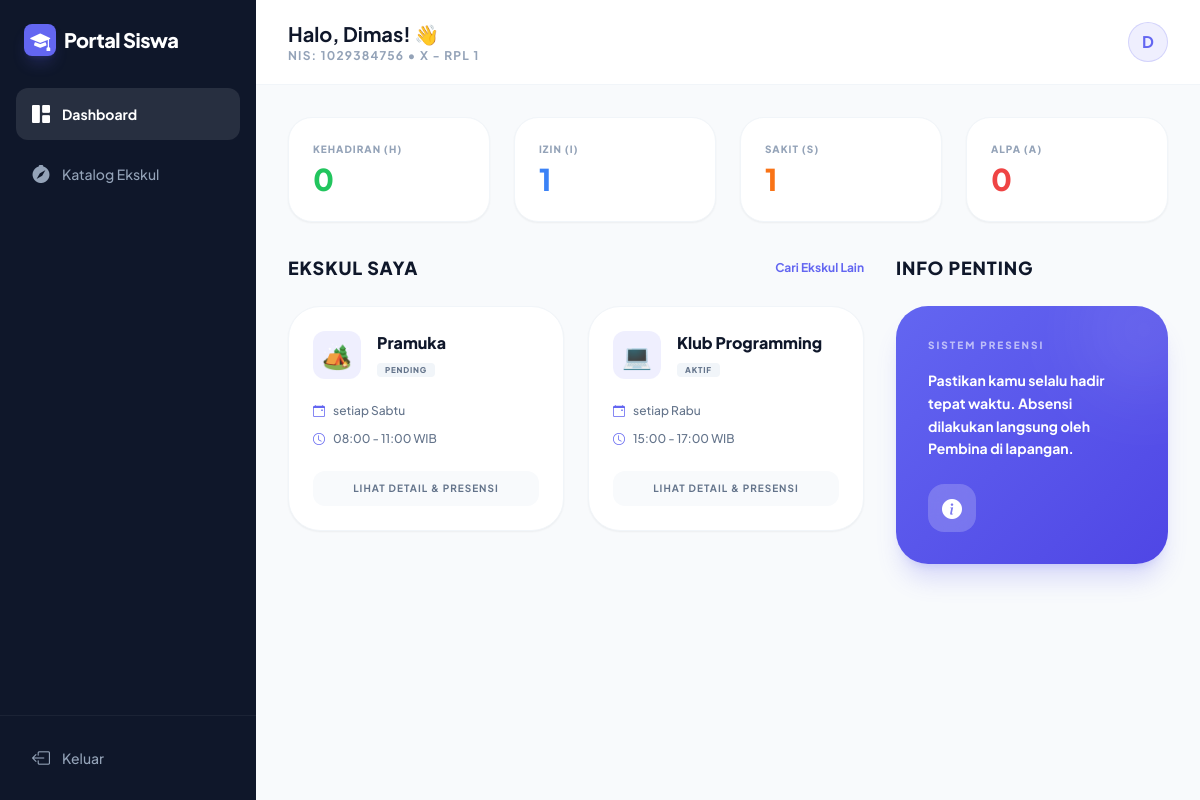
Page /siswa/public/dashboard (signed in) on the committed database.
### tables this page shows
CREATE TABLE `pendaftaran` (
  `id` int UNSIGNED NOT NULL,
  `siswa_id` int UNSIGNED NOT NULL,
  `ekskul_id` int UNSIGNED NOT NULL,
  `status` enum('pending','aktif','ditolak','keluar') NOT NULL DEFAULT 'pending',
  `tanggal_daftar` date NOT NULL,
  `tanggal_update` timestamp NOT NULL DEFAULT CURRENT_TIMESTAMP ON UPDATE CURRENT_TIMESTAMP,
  `catatan` varchar(255) DEFAULT NULL
);

CREATE TABLE `ekskul` (
  `id` int UNSIGNED NOT NULL,
  `pembina_id` int UNSIGNED NOT NULL,
  `nama` varchar(150) NOT NULL,
  `deskripsi` text,
  `kategori` enum('Olahraga','Seni & Musik','Teknologi','Karakter','Lainnya') NOT NULL DEFAULT 'Lainnya',
  `ikon_emoji` varchar(10) DEFAULT NULL,
  `hari_latihan` varchar(50) NOT NULL,
  `jam_mulai` time NOT NULL,
  `jam_selesai` time NOT NULL,
  `kuota_max` smallint UNSIGNED NOT NULL DEFAULT '40',
  `status_pendaftaran` enum('Terbuka','Tutup','Penuh') NOT NULL DEFAULT 'Terbuka',
  `created_at` timestamp NOT NULL DEFAULT CURRENT_TIMESTAMP,
  `updated_at` timestamp NOT NULL DEFAULT CURRENT_TIMESTAMP ON UPDATE CURRENT_TIMESTAMP
);

### siswa/app/core/Controller.php (called while the page is built, shortened)
<?php
class Controller {
    public function view($view, $data = []) {
        extract($data);
        require_once '../app/views/' . $view . '.php';
    }
    public function model($model) {
        return new $model;
    }
}

### siswa/app/controllers/Dashboard.php (called while the page is built, shortened)
<?php
class Dashboard extends Controller {
    public function index() {
        $siswa_id = $_SESSION['siswa']['id'];
        $pendaftaranModel = $this->model('Pendaftaran_model');
        $presensiModel    = $this->model('Presensi_model');
        $myEkskuls = $pendaftaranModel->findAllBySiswa($siswa_id);
        $statsRaw = $presensiModel->getStatsBySiswa($siswa_id);
        $stats = ['H' => 0, 'I' => 0, 'S' => 0, 'A' => 0, 'total' => 0];
        foreach ($statsRaw as $s) {
            $stats[$s['status']] = (int)$s['jumlah'];
            $stats['total'] += (int)$s['jumlah'];
        }
        $data = [
            'title'      => 'Dashboard Siswa',
            'activeMenu' => 'dashboard',
            'myEkskuls'  => $myEkskuls,
            'stats'      => $stats
        ];
        $this->view('main/dashboard/index', $data);
    }
}

### siswa/app/core/App.php (called while the page is built, shortened)
<?php
class App {
    protected $method = 'index';
    protected $params = [];
    public function __construct() {
        $this->controller = new $this->controller;
        call_user_func_array([$this->controller, $this->method], $this->params);
    }
}

### siswa/app/init.php (called while the page is built, shortened)
<?php
require_once __DIR__ . '/core/Database.php';
require_once __DIR__ . '/core/Controller.php';
require_once __DIR__ . '/core/App.php';
$app = new App();

### siswa/public/index.php (called while the page is built)
<?php
require_once '../app/init.php';

### siswa/app/core/Database.php (called while the page is built, shortened)
<?php
class Database {
    private $host = DB_HOST;
    private $user = DB_USER;
    private $pass = DB_PASS;
    private $db_name = DB_NAME;
    private $dbh;
    private $stmt;
    public function __construct() {
        $dsn = 'mysql:host=' . $this->host . ';dbname=' . $this->db_name;
        $option = [
            PDO::ATTR_PERSISTENT => true,
            PDO::ATTR_ERRMODE => PDO::ERRMODE_EXCEPTION
        ];
        try {
            $this->dbh = new PDO($dsn, $this->user, $this->pass, $option);
        } catch (PDOException $e) {
            die("Koneksi Database Gagal: " . $e->getMessage());
        }
    }
    public function query($query) {
        $this->stmt = $this->dbh->prepare($query);
    }
    public function bind($param, $value, $type = null) {
        if (is_null($type)) {
            switch (true) {
                case is_int($value):
                    $type = PDO::PARAM_INT;
                    break;
            }
        }
        $this->stmt->bindValue($param, $value, $type);
    }
    public function execute() {
        $this->stmt->execute();
    }
    public function resultSet() {
        $this->execute();
        return $this->stmt->fetchAll(PDO::FETCH_ASSOC);
    }
}

### siswa/app/models/Presensi_model.php (called while the page is built, shortened)
<?php
class Presensi_model extends Database {
    public function getStatsBySiswa($siswa_id) {
        $this->query('SELECT status, COUNT(*) as jumlah FROM presensi WHERE siswa_id = :siswa_id GROUP BY status');
        $this->bind(':siswa_id', $siswa_id);
        return $this->resultSet();
    }
}

### siswa/app/models/Pendaftaran_model.php (called while the page is built, shortened)
<?php
class Pendaftaran_model extends Database {
    public function findAllBySiswa($siswa_id) {
        $this->query('SELECT p.*, e.nama AS nama_ekskul, e.kategori, e.ikon_emoji, e.hari_latihan, e.jam_mulai, e.jam_selesai FROM pendaftaran p JOIN ekskul e ON e.id = p.ekskul_id WHERE p.siswa_id = :siswa_id ORDER BY p.tanggal_daftar DESC');
        $this->bind(':siswa_id', $siswa_id);
        return $this->resultSet();
    }
}

### siswa/app/views/main/dashboard/index.php (the view)
<div class="grid grid-cols-1 md:grid-cols-4 gap-6 mb-8">
    <div class="bg-white p-6 rounded-3xl border border-slate-100 shadow-sm">
        <p class="text-slate-400 text-[10px] font-black uppercase tracking-widest mb-1">Kehadiran (H)</p>
        <h3 class="text-3xl font-black text-green-500"><?= $stats['H'] ?></h3>
    </div>
    <div class="bg-white p-6 rounded-3xl border border-slate-100 shadow-sm">
        <p class="text-slate-400 text-[10px] font-black uppercase tracking-widest mb-1">Izin (I)</p>
        <h3 class="text-3xl font-black text-blue-500"><?= $stats['I'] ?></h3>
    </div>
    <div class="bg-white p-6 rounded-3xl border border-slate-100 shadow-sm">
        <p class="text-slate-400 text-[10px] font-black uppercase tracking-widest mb-1">Sakit (S)</p>
        <h3 class="text-3xl font-black text-orange-500"><?= $stats['S'] ?></h3>
    </div>
    <div class="bg-white p-6 rounded-3xl border border-slate-100 shadow-sm">
        <p class="text-slate-400 text-[10px] font-black uppercase tracking-widest mb-1">Alpa (A)</p>
        <h3 class="text-3xl font-black text-red-500"><?= $stats['A'] ?></h3>
    </div>
</div>
<div class="grid grid-cols-1 lg:grid-cols-3 gap-8">
    <div class="lg:col-span-2 space-y-6">
        <div class="flex items-center justify-between">
            <h3 class="text-lg font-black text-midnight uppercase tracking-wider">Ekskul Saya</h3>
            <a href="<?= APP_URL ?>/ekskul" class="text-xs font-bold text-primary hover:underline">Cari Ekskul Lain</a>
        </div>
        <?php if (empty($myEkskuls)): ?>
        <div class="bg-white rounded-[2.5rem] border-2 border-dashed border-slate-200 p-12 text-center">
            <div class="w-16 h-16 bg-slate-50 text-slate-300 rounded-2xl flex items-center justify-center mx-auto mb-4">
                <i class="bi bi-search text-3xl"></i>
            </div>
            <p class="text-slate-400 font-bold uppercase text-[10px] tracking-widest mb-4">Kamu belum bergabung dengan ekskul manapun</p>
            <a href="<?= APP_URL ?>/ekskul" class="inline-block bg-primary text-white font-bold px-8 py-3 rounded-xl shadow-lg shadow-primary/20 hover:scale-105 transition-transform text-sm">Lihat Katalog</a>
        </div>
        <?php else: ?>
        <div class="grid grid-cols-1 md:grid-cols-2 gap-6">
            <?php foreach ($myEkskuls as $e): ?>
            <div class="bg-white rounded-[2rem] border border-slate-100 p-6 shadow-sm hover:border-primary/30 transition-all group">
                <div class="flex items-center gap-4 mb-6">
                    <div class="w-12 h-12 bg-primary/10 text-primary rounded-xl flex items-center justify-center text-2xl group-hover:scale-110 transition-transform">
                        <?= $e['ikon_emoji'] ?>
                    </div>
                    <div>
                        <h4 class="font-black text-midnight line-clamp-1"><?= htmlspecialchars($e['nama_ekskul']) ?></h4>
                        <span class="px-2 py-0.5 bg-slate-100 text-slate-500 text-[8px] font-black rounded uppercase tracking-widest"><?= $e['status'] ?></span>
                    </div>
                </div>
                <div class="space-y-3 mb-6">
                    <div class="flex items-center gap-2 text-xs font-medium text-slate-500">
                        <i class="bi bi-calendar-event text-primary"></i>
                        <span>setiap <?= $e['hari_latihan'] ?></span>
                    </div>
                    <div class="flex items-center gap-2 text-xs font-medium text-slate-500">
                        <i class="bi bi-clock text-primary"></i>
                        <span><?= substr($e['jam_mulai'], 0, 5) ?> - <?= substr($e['jam_selesai'], 0, 5) ?> WIB</span>
                    </div>
                </div>
                <a href="<?= APP_URL ?>/ekskul/detail/<?= $e['ekskul_id'] ?>" class="block w-full py-2.5 bg-slate-50 text-slate-500 font-bold rounded-xl text-center text-[10px] uppercase tracking-widest hover:bg-primary hover:text-white transition-all">Lihat Detail & Presensi</a>
            </div>
            <?php endforeach; ?>
        </div>
        <?php endif; ?>
    </div>
    <div class="space-y-6">
        <h3 class="text-lg font-black text-midnight uppercase tracking-wider">Info Penting</h3>
        <div class="bg-gradient-to-br from-primary to-indigo-600 rounded-[2rem] p-8 text-white shadow-xl shadow-primary/20 relative overflow-hidden">
            <div class="absolute -top-10 -right-10 w-32 h-32 bg-white/10 rounded-full blur-2xl"></div>
            <p class="text-[10px] font-black uppercase tracking-[0.2em] opacity-60 mb-4">Sistem Presensi</p>
            <p class="text-sm font-bold leading-relaxed mb-6">Pastikan kamu selalu hadir tepat waktu. Absensi dilakukan langsung oleh Pembina di lapangan.</p>
            <div class="w-12 h-12 bg-white/20 backdrop-blur rounded-2xl flex items-center justify-center">
                <i class="bi bi-info-circle-fill text-xl"></i>
            </div>
        </div>
    </div>
</div>

### rows in the picture
pendaftaran: ekskul.ikon_emoji "🏕️", ekskul.nama "Pramuka", status "PENDING", ekskul.hari_latihan "Sabtu", ekskul.jam_mulai "08:00", ekskul.jam_selesai "11:00"
pendaftaran: ekskul.ikon_emoji "💻", ekskul.nama "Klub Programming", status "AKTIF", ekskul.hari_latihan "Rabu", ekskul.jam_mulai "15:00", ekskul.jam_selesai "17:00"

### other values in the picture
explode(' ', $_SESSION['siswa']['nama'])[0] "Dimas"
$_SESSION['siswa']['nis'] "1029384756"
$_SESSION['siswa']['kelas'] "X - RPL 1"
substr($_SESSION['siswa']['nama'], 0, 1) "D"
$stats['H'] "0"
$stats['I'] "1"
$stats['S'] "1"
$stats['A'] "0"
